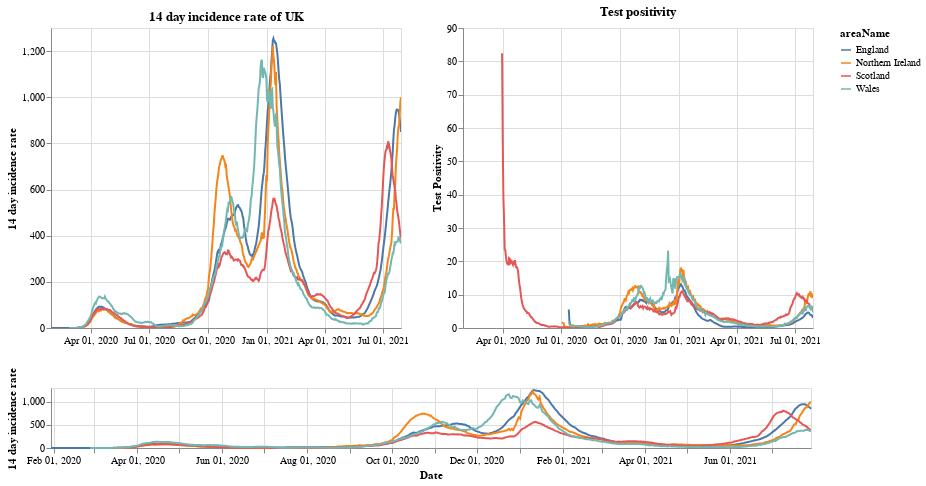

Notebook code for this chart:
### Markdown cell above
# Plots

First a plot with each country in the UK. The top right shows the positivity rate for (which is the percentage of registered tests which were positive) while the top left is the 14 day incidence rate. The bottom chart can be used to select the timeframe (does not work on a mobile device).

### Code cell
#collapse
brush = alt.selection(type='interval', name='DateBrush',encodings=['x'],fields=['Time'])
leg_selection = alt.selection_multi(fields=['areaName'], bind='legend')

base = alt.Chart(uk_cases).mark_line().encode(
    x=alt.X("yearmonthdate(date):T", axis=alt.Axis(title='Date')),
    y=alt.Y("twoWeeklyCasesRate:Q", axis=alt.Axis(title='14 day incidence rate')),
    tooltip=['areaName', 'date','twoWeeklyCasesRate', 'testPositivity'],
    color='areaName',
    opacity=alt.condition(leg_selection, alt.value(2), alt.value(0.1))
).add_selection(leg_selection).properties(width=350)

upper = base.encode(alt.X('yearmonthdate(date):T', axis=alt.Axis(title=''),
                         scale=alt.Scale(domain=brush))
                   ).properties(title=f'14 day incidence rate of UK')
upper_right = upper.encode(alt.Y('testPositivity:Q', axis=alt.Axis(title='Test Positivity'))).properties(title='Test positivity')
lower = base.properties(height=60, width = 760).add_selection(brush)

(upper | upper_right) & lower

### Figure 1 — Vega-Lite specification as saved in the notebook (floating-point values rounded to 4 significant figures; data arrays with more than 128 entries replaced by an {"elided": "..."} marker saying what was removed)
{"config": {"view": {"continuousWidth": 400, "continuousHeight": 300}}, "vconcat": [{"hconcat": [{"mark": "line", "encoding": {"color": {"type": "nominal", "field": "areaName"}, "opacity": {"condition": {"value": 2, "selection": "selector001"}, "value": 0.1}, "tooltip": [{"type": "nominal", "field": "areaName"}, {"type": "temporal", "field": "date"}, {"type": "quantitative", "field": "twoWeeklyCasesRate"}, {"type": "quantitative", "field": "testPositivity"}], "x": {"type": "temporal", "axis": {"title": ""}, "field": "date", "scale": {"domain": {"selection": "DateBrush"}}, "timeUnit": "yearmonthdate"}, "y": {"type": "quantitative", "axis": {"title": "14 day incidence rate"}, "field": "twoWeeklyCasesRate"}}, "selection": {"selector001": {"type": "multi", "fields": ["areaName"], "bind": "legend"}}, "title": "14 day incidence rate of UK", "width": 350}, {"mark": "line", "encoding": {"color": {"type": "nominal", "field": "areaName"}, "opacity": {"condition": {"value": 2, "selection": "selector001"}, "value": 0.1}, "tooltip": [{"type": "nominal", "field": "areaName"}, {"type": "temporal", "field": "date"}, {"type": "quantitative", "field": "twoWeeklyCasesRate"}, {"type": "quantitative", "field": "testPositivity"}], "x": {"type": "temporal", "axis": {"title": ""}, "field": "date", "scale": {"domain": {"selection": "DateBrush"}}, "timeUnit": "yearmonthdate"}, "y": {"type": "quantitative", "axis": {"title": "Test Positivity"}, "field": "testPositivity"}}, "selection": {"selector001": {"type": "multi", "fields": ["areaName"], "bind": "legend"}}, "title": "Test positivity", "width": 350}]}, {"mark": "line", "encoding": {"color": {"type": "nominal", "field": "areaName"}, "opacity": {"condition": {"value": 2, "selection": "selector001"}, "value": 0.1}, "tooltip": [{"type": "nominal", "field": "areaName"}, {"type": "temporal", "field": "date"}, {"type": "quantitative", "field": "twoWeeklyCasesRate"}, {"type": "quantitative", "field": "testPositivity"}], "x": {"type": "temporal", "axis": {"title": "Date"}, "field": "date", "timeUnit": "yearmonthdate"}, "y": {"type": "quantitative", "axis": {"title": "14 day incidence rate"}, "field": "twoWeeklyCasesRate"}}, "height": 60, "selection": {"selector001": {"type": "multi", "fields": ["areaName"], "bind": "legend"}, "DateBrush": {"type": "interval", "encodings": ["x"], "fields": ["Time"]}}, "width": 760}], "data": {"name": "data-2ac4d187d8de45c72aee98e2c3fddb82"}, "$schema": "https://vega.github.io/schema/vega-lite/v4.8.1.json", "datasets": {"data-2ac4d187d8de45c72aee98e2c3fddb82": {"elided": "2096 records"}}}
